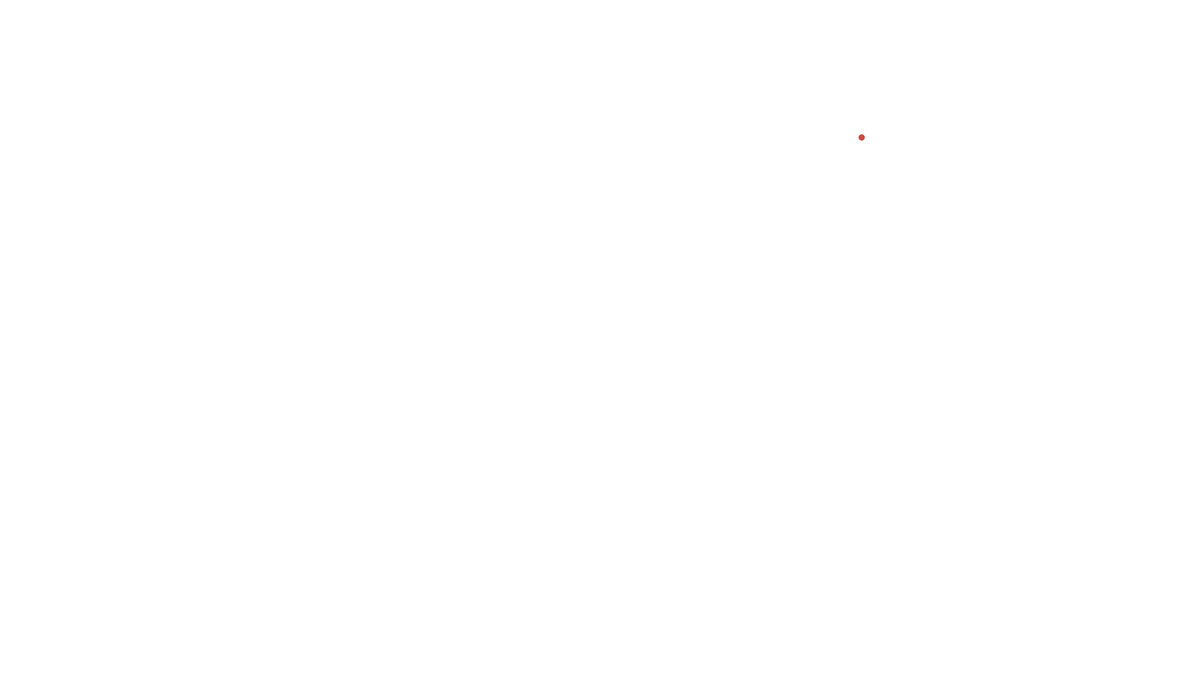
Frame 1 (no input)
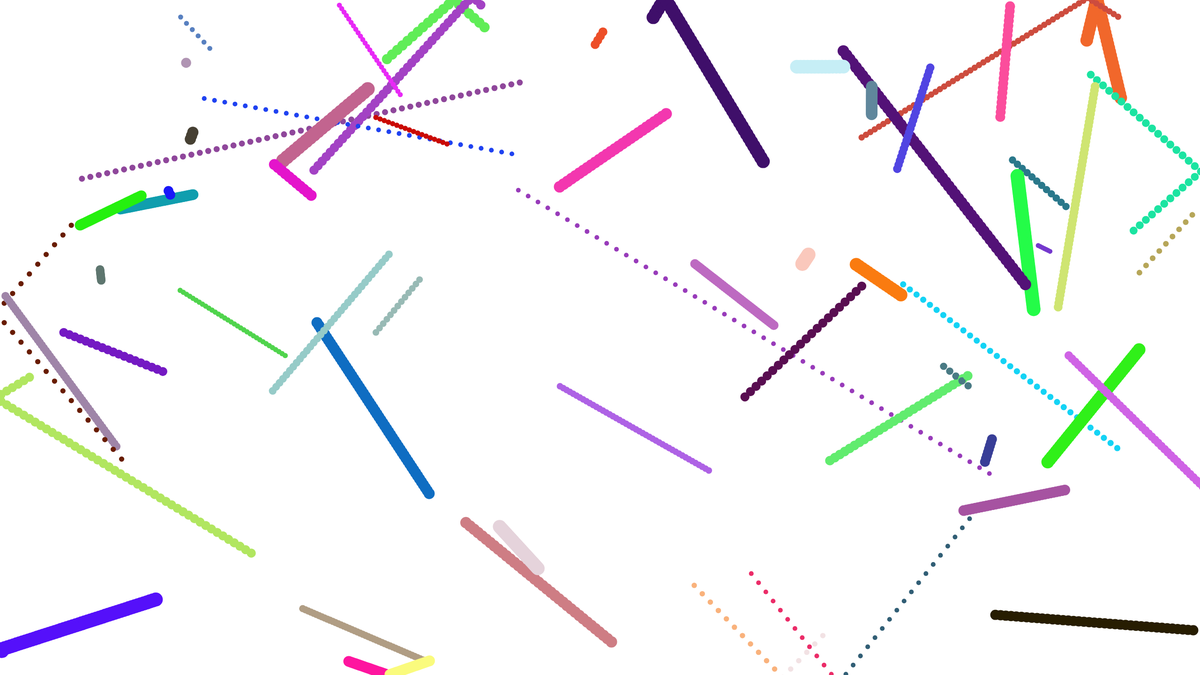
Frame 60 (no input)
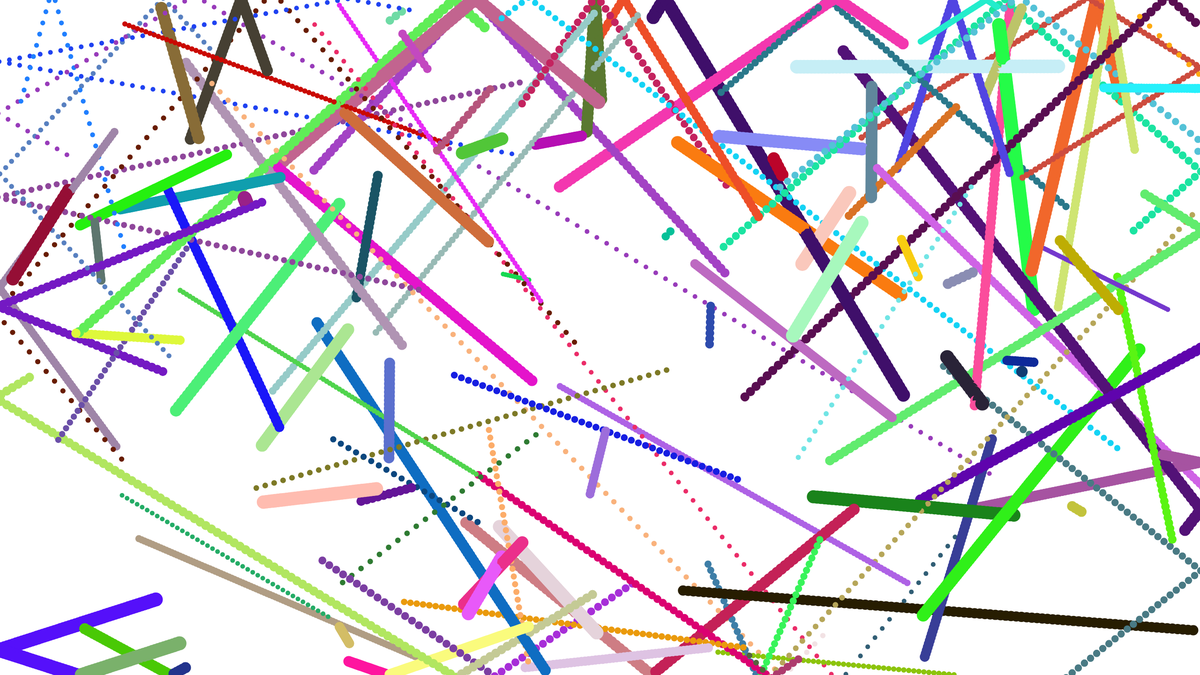
Frame 120 (the mouse pressed at the canvas centre since frame 60)

The p5.js sketch that drew these frames (run headless with seeded random() and noise() and a simulated clock; from frame 60 on, the mouse is pressed at the canvas centre):

// p5.js sketch
// ── sketch.js
var x = 50;
var y = 50;
var up = false;
var left = false;
var speed = 5;
var w = 2560;
var h = 1440;
var ballARR;
function setup() {
    createCanvas(2560, 1440);
    ballARR = [];
    noStroke();
}

function draw() {
    //background(246, 228, 149);
    ballARR.push(new Ball());
    if (frameCount > 500) {
        ballARR.shift();
    }
    ballARR.forEach(ball => {
        ball.draw();
    });
}

class Ball {

    constructor() {
        this.x = random(1, w);
        this.y = random(1, h);
        this.dx = random(-250, 250);
        this.dy = random(-250, 250);
        this.c = [random(0, 255), random(0, 255), random(0, 255)];
        this.r = random(10, 30);
        this.dy /= this.r;
        this.dx /= this.r;
    }

    draw() {
        fill(this.c[0], this.c[1], this.c[2]);
        this.x += this.dx;
        this.y += this.dy;
        if (this.y > h) {
            this.c = [random(0, 255), random(0, 255), random(0, 255)];
            this.dy = -this.dy;
        }
        if (this.y < 0) {
            this.dy = -this.dy;
        }
        if (this.x > w) {
            this.dx = -this.dx;
        }
        if (this.x < 0) {
            this.dx = -this.dx;
        }
        ellipse(this.x, this.y, this.r);
    }

}
